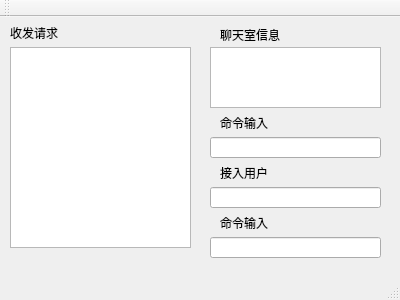
<?xml version="1.0" encoding="UTF-8"?>
<ui version="4.0">
 <class>MainWindow</class>
 <widget class="QMainWindow" name="MainWindow">
  <property name="geometry">
   <rect>
    <x>0</x>
    <y>0</y>
    <width>400</width>
    <height>300</height>
   </rect>
  </property>
  <property name="windowTitle">
   <string>MainWindow</string>
  </property>
  <widget class="QWidget" name="centralWidget">
   <widget class="QLabel" name="label">
    <property name="geometry">
     <rect>
      <x>10</x>
      <y>10</y>
      <width>54</width>
      <height>12</height>
     </rect>
    </property>
    <property name="text">
     <string>收发请求</string>
    </property>
   </widget>
   <widget class="QTextEdit" name="textEdit">
    <property name="geometry">
     <rect>
      <x>10</x>
      <y>30</y>
      <width>181</width>
      <height>201</height>
     </rect>
    </property>
   </widget>
   <widget class="QLabel" name="label_2">
    <property name="geometry">
     <rect>
      <x>220</x>
      <y>10</y>
      <width>71</width>
      <height>16</height>
     </rect>
    </property>
    <property name="text">
     <string>聊天室信息</string>
    </property>
   </widget>
   <widget class="QTextEdit" name="textEdit_2">
    <property name="geometry">
     <rect>
      <x>210</x>
      <y>30</y>
      <width>171</width>
      <height>61</height>
     </rect>
    </property>
   </widget>
   <widget class="QLabel" name="label_3">
    <property name="geometry">
     <rect>
      <x>220</x>
      <y>100</y>
      <width>54</width>
      <height>12</height>
     </rect>
    </property>
    <property name="text">
     <string>命令输入</string>
    </property>
   </widget>
   <widget class="QLineEdit" name="lineEdit">
    <property name="geometry">
     <rect>
      <x>210</x>
      <y>120</y>
      <width>171</width>
      <height>21</height>
     </rect>
    </property>
   </widget>
   <widget class="QLabel" name="label_4">
    <property name="geometry">
     <rect>
      <x>220</x>
      <y>150</y>
      <width>54</width>
      <height>12</height>
     </rect>
    </property>
    <property name="text">
     <string>接入用户</string>
    </property>
   </widget>
   <widget class="QLineEdit" name="lineEdit_2">
    <property name="geometry">
     <rect>
      <x>210</x>
      <y>170</y>
      <width>171</width>
      <height>21</height>
     </rect>
    </property>
   </widget>
   <widget class="QLabel" name="label_5">
    <property name="geometry">
     <rect>
      <x>220</x>
      <y>200</y>
      <width>54</width>
      <height>12</height>
     </rect>
    </property>
    <property name="text">
     <string>命令输入</string>
    </property>
   </widget>
   <widget class="QLineEdit" name="lineEdit_3">
    <property name="geometry">
     <rect>
      <x>210</x>
      <y>220</y>
      <width>171</width>
      <height>21</height>
     </rect>
    </property>
   </widget>
  </widget>
  <widget class="QMenuBar" name="menuBar">
   <property name="geometry">
    <rect>
     <x>0</x>
     <y>0</y>
     <width>400</width>
     <height>23</height>
    </rect>
   </property>
  </widget>
  <widget class="QToolBar" name="mainToolBar">
   <attribute name="toolBarArea">
    <enum>TopToolBarArea</enum>
   </attribute>
   <attribute name="toolBarBreak">
    <bool>false</bool>
   </attribute>
  </widget>
  <widget class="QStatusBar" name="statusBar"/>
 </widget>
 <layoutdefault spacing="6" margin="11"/>
 <resources/>
 <connections/>
</ui>
